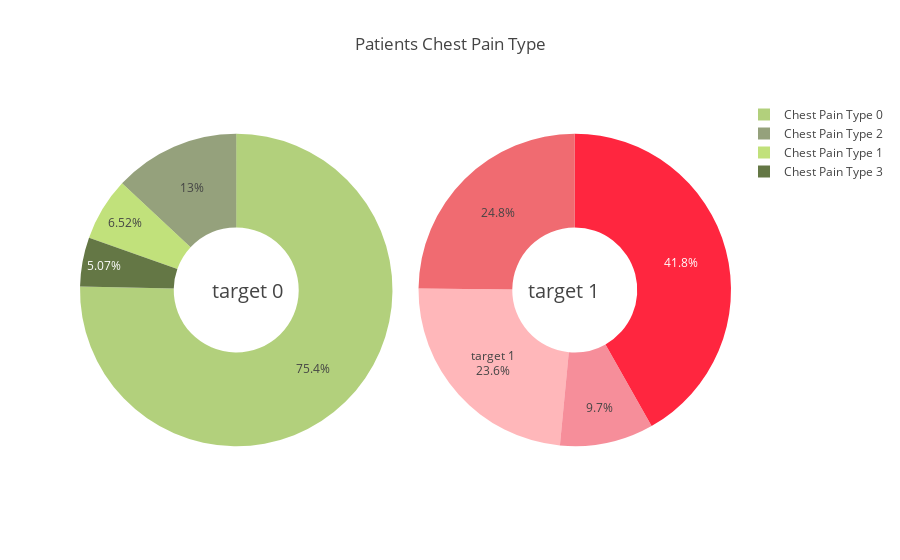

Notebook cell for this chart:
### Code cell
fig = {
  "data": [
    {
      "values":  [len(heart_df[(heart_df["cp"] == 0) & (heart_df["target"]==0)]), 
                  len(heart_df[(heart_df["cp"] == 1) & (heart_df["target"]==0)]),
                  len(heart_df[(heart_df["cp"] == 2) & (heart_df["target"]==0)]),
                  len(heart_df[(heart_df["cp"] == 3) & (heart_df["target"]==0)])],
      "labels" : ['Chest Pain Type 0','Chest Pain Type 1','Chest Pain Type 2','Chest Pain Type 3'],
      "marker": {'colors': ['rgba(127, 177, 38, 0.6)',
                            'rgba(152, 205, 36, 0.6)',
                            'rgba(79, 99,  37, 0.6)',
                            'rgb(100, 119,  69)',
                            ]},
      "domain": {"x": [0, .48]},
      "name": "target 0",
      "hoverinfo":"label+percent+name",
      "hole": .4,
      "type": "pie"
    },
    {
      "values":  [len(heart_df[(heart_df["cp"] == 0) & (heart_df["target"]==1)]), 
                  len(heart_df[(heart_df["cp"] == 1) & (heart_df["target"]==1)]),
                  len(heart_df[(heart_df["cp"] == 2) & (heart_df["target"]==1)]),
                  len(heart_df[(heart_df["cp"] == 3) & (heart_df["target"]==1)])],
      "labels" : ['Chest Pain Type 0','Chest Pain Type 1','Chest Pain Type 2','Chest Pain Type 3'],
      "marker": {'colors': ['rgba(255, 135, 141, 0.6)',
                            'rgba(239, 91, 98, 0.9)',
                            'rgba(255, 38, 63, 1)',
                            'rgba(242, 94, 111,0.7)',
                            ]},
      "text":["target 1"],
      "textposition":"inside",
      "domain": {"x": [.52, 1]},
      "name": "target 1",
      "hoverinfo":"label+percent+name",
      "hole": .4,
      "type": "pie"
    }],
  "layout": {
        "title":"Patients Chest Pain Type",
        "annotations": [
            {
                "font": {
                    "size": 20
                },
                "showarrow": False,
                "text": "target 0",
                "x": 0.20,
                "y": 0.5
            },
            {
                "font": {
                    "size": 20
                },
                "showarrow": False,
                "text": "target 1",
                "x": 0.8,
                "y": 0.5
            }
        ]
    }
}

plotly.offline.iplot(fig, filename='donut')

### Figure 1 — Plotly figure (JSON) as saved in the notebook; plotly's stock layout.template omitted (floating-point values rounded to 4 significant figures)
{"data": [{"domain": {"x": [0, 0.48]}, "hole": 0.4, "hoverinfo": "label+percent+name", "labels": ["Chest Pain Type 0", "Chest Pain Type 1", "Chest Pain Type 2", "Chest Pain Type 3"], "marker": {"colors": ["rgba(127, 177, 38, 0.6)", "rgba(152, 205, 36, 0.6)", "rgba(79, 99,  37, 0.6)", "rgb(100, 119,  69)"]}, "name": "target 0", "type": "pie", "uid": "b64ffdde-1c22-42e0-9641-6b12a92d90b1", "values": [104, 9, 18, 7]}, {"domain": {"x": [0.52, 1]}, "hole": 0.4, "hoverinfo": "label+percent+name", "labels": ["Chest Pain Type 0", "Chest Pain Type 1", "Chest Pain Type 2", "Chest Pain Type 3"], "marker": {"colors": ["rgba(255, 135, 141, 0.6)", "rgba(239, 91, 98, 0.9)", "rgba(255, 38, 63, 1)", "rgba(242, 94, 111,0.7)"]}, "name": "target 1", "text": ["target 1"], "textposition": "inside", "type": "pie", "uid": "a0c6d50a-324a-4e35-be87-d9a7959eee86", "values": [39, 41, 69, 16]}], "layout": {"annotations": [{"font": {"size": 20}, "showarrow": false, "text": "target 0", "x": 0.2, "y": 0.5}, {"font": {"size": 20}, "showarrow": false, "text": "target 1", "x": 0.8, "y": 0.5}], "title": {"text": "Patients Chest Pain Type"}}}
